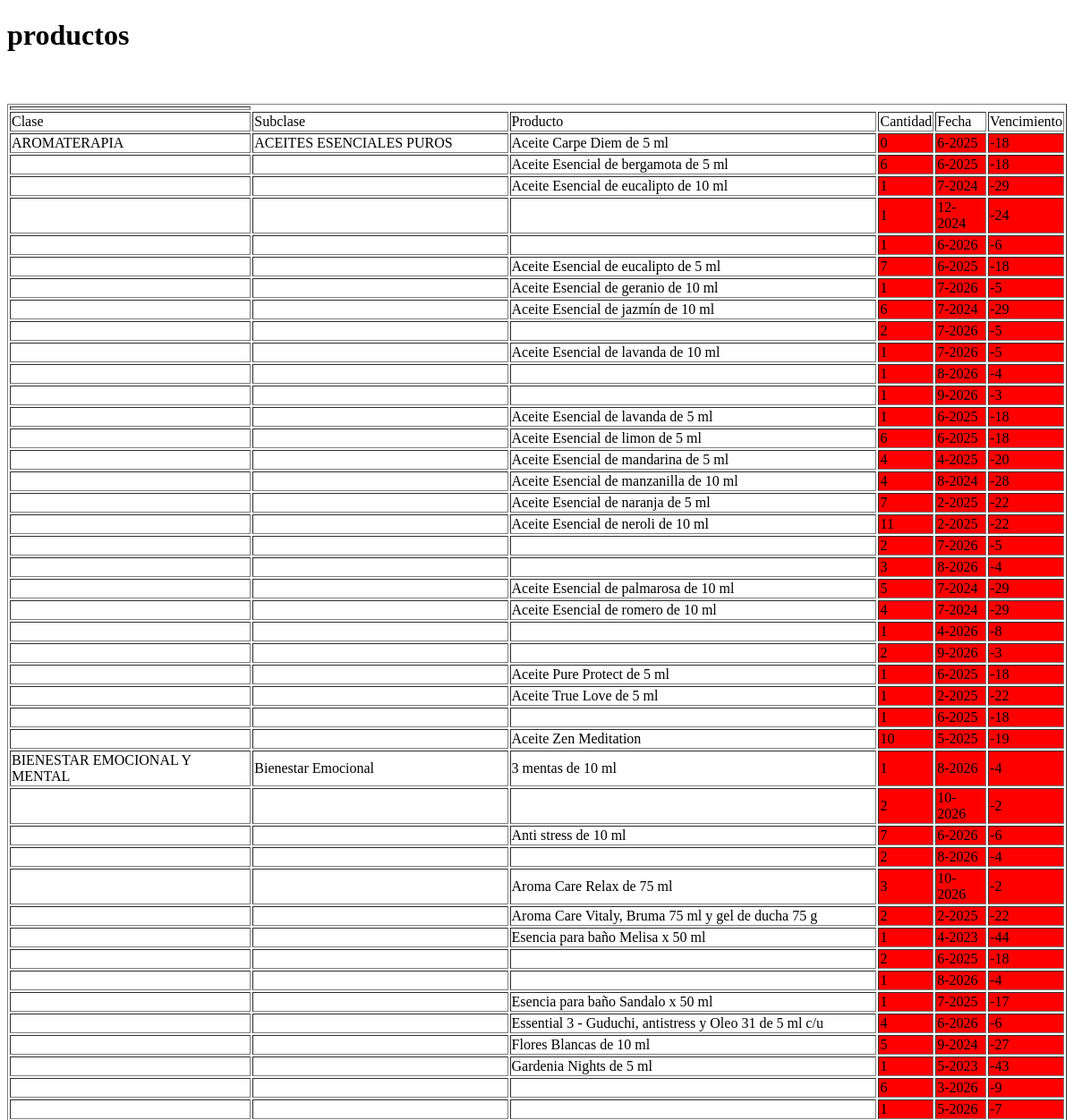
The app's page /vw (upper part), older data.
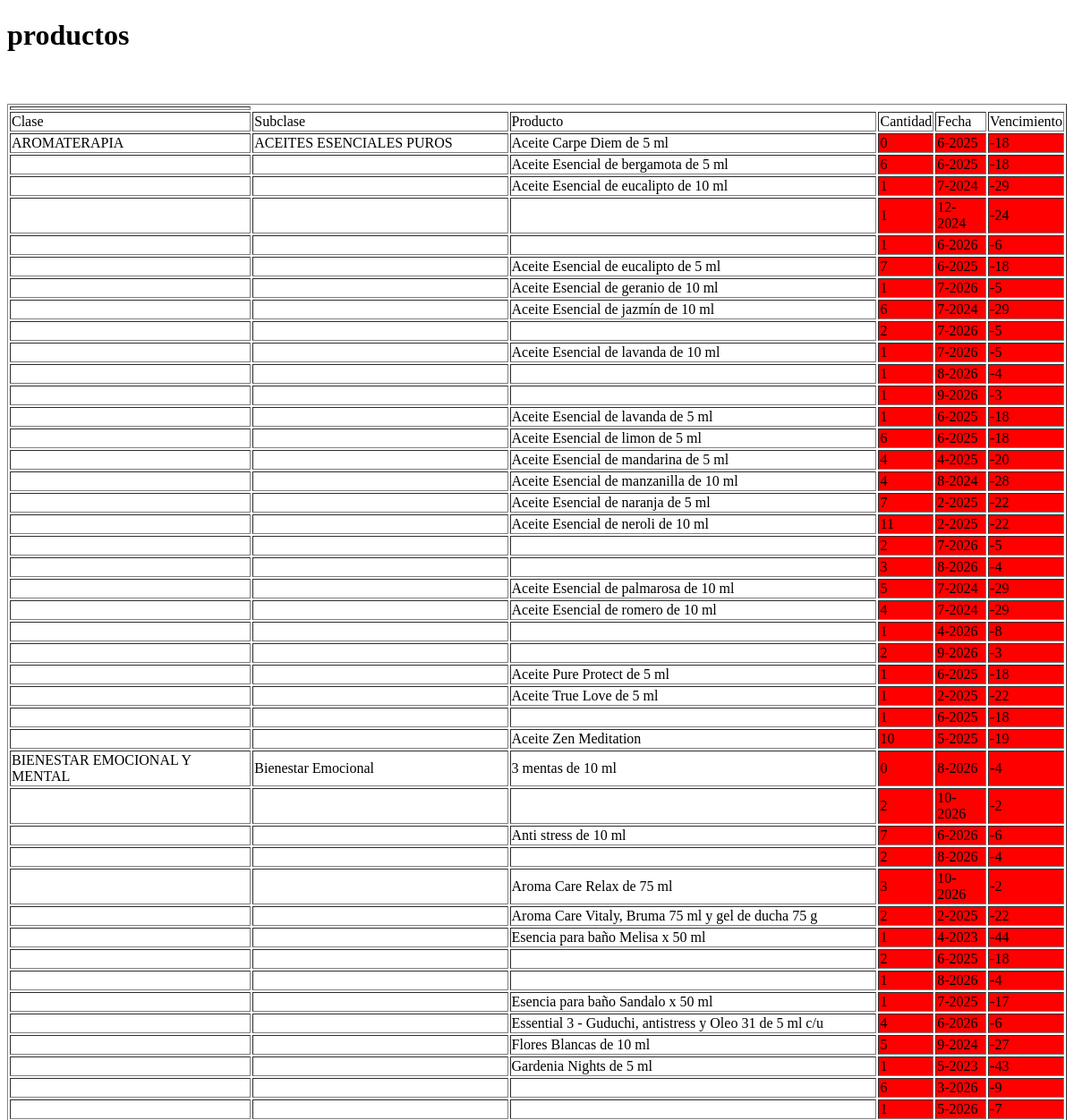
The same page, newer data.
### tables this page shows
CREATE TABLE "stocks" (
	"id"	INTEGER NOT NULL UNIQUE,
	"cantidad"	INTEGER NOT NULL,
	"fecha"	INTEGER NOT NULL,
	"id_producto"	INTEGER NOT NULL,
	PRIMARY KEY("id" AUTOINCREMENT),
	FOREIGN KEY("id_producto") REFERENCES "productos"("id")
);

CREATE TABLE "clases" (
	"id"	INTEGER NOT NULL UNIQUE,
	"clase"	TEXT NOT NULL,
	PRIMARY KEY("id" AUTOINCREMENT)
);

CREATE TABLE "subclases" (
	"id"	INTEGER NOT NULL UNIQUE,
	"subclase"	TEXT NOT NULL,
	"id_clase"	INTEGER NOT NULL,
	PRIMARY KEY("id" AUTOINCREMENT),
	FOREIGN KEY("id_clase") REFERENCES "clases"("id")
);

CREATE TABLE "productos" (
	"id"	INTEGER NOT NULL UNIQUE,
	"producto"	INTEGER NOT NULL,
	"id_clase"	INTEGER NOT NULL,
	"id_subclase"	INTEGER,
	PRIMARY KEY("id"),
	FOREIGN KEY("id_clase") REFERENCES "clases"("id"),
	FOREIGN KEY("id_subclase") REFERENCES "subclases"("id")
);

### app.py (the view)
@app.route('/vw')
def inicio_vw():
	q1 = 'select * from vw_productos'
	cursor.execute(q1)
	productos = cursor.fetchall()
	return(render_template('productos_vw.html', productos = productos))

### templates/productos_vw.html (shortened to what this page needs)
<!DOCTYPE html>
<html lang="en">
<head>
</head>
<body>
	<h1>productos</h1>
	<br><br>
	<table border="1px">
		<th>
			<tr>
				<td>Clase</td>
				<td>Subclase</td>
				<td>Producto</td>
				<td>Cantidad</td>
				<td>Fecha</td>
				<td>Vencimiento</td>
			</tr>
		</th>
		{% for producto in productos %}
			<tr>
				{% if loop.index == 1 %}
					<td>{{ producto[0] }}</td>
					<td>{{ producto[1] }}</td>
					<td>{{ producto[2] }}</td>
					<td bgcolor=
						{% if producto[5] <= 0 %} "red"
						{% elif producto[5] <= 2 %} "yellow"
						{% else %} "green" {% endif %}>{{ producto[3] }}</td>
					<td bgcolor=
						{% if producto[5] <= 0 %} "red"
						{% elif producto[5] <= 2 %} "yellow"
						{% else %} "green" {% endif %}>{{ producto[4] }}</td>
					<td bgcolor=
						{% if producto[5] <= 0 %} "red"
						{% elif producto[5] <= 2 %} "yellow"
						{% else %} "green" {% endif %}>{{ producto[5] }}</td>
				{% else %}
					{% if loop.previtem[0] == producto[0] %}
						<td></td>
					{% else %}
						<td>{{ producto[0] }}</td>
					{% endif %}
					{% if loop.previtem[1] == producto[1] %}
						<td></td>
					{% else %}
						<td>{{ producto[1] }}</td>
					{% endif %}
					{% if loop.previtem[2] == producto[2] %}
						<td></td>
					{% else %}
						<td>{{ producto[2] }}</td>
					{% endif %}
					<td bgcolor=
						{% if producto[5] <= 0 %} "red"
						{% elif producto[5] <= 2 %} "yellow"
						{% else %} "green" {% endif %}>{{ producto[3] }}</td>
					<td bgcolor=
						{% if producto[5] <= 0 %} "red"
						{% elif producto[5] <= 2 %} "yellow"
						{% else %} "green" {% endif %}>{{ producto[4] }}</td>
					<td bgcolor=
						{% if producto[5] <= 0 %} "red"
						{% elif producto[5] <= 2 %} "yellow"
						{% else %} "green" {% endif %}>{{ producto[5] }}</td>
				{% endif %}
			</tr>
		{% endfor %}
	</table>
</body>
</html>

Row changes from the older to the newer data that the page shows:
no longer on this page (row unchanged): productos: clase "BIENESTAR EMOCIONAL Y MENTAL", subclase "Bienestar Emocional", producto "3 mentas de 10 ml", producto "1", producto "8-2026", producto "-4"
now on this page (row edited): stocks: clase "BIENESTAR EMOCIONAL Y MENTAL", subclase "Bienestar Emocional", producto "3 mentas de 10 ml", cantidad "0", fecha "8-2026", producto "-4"
